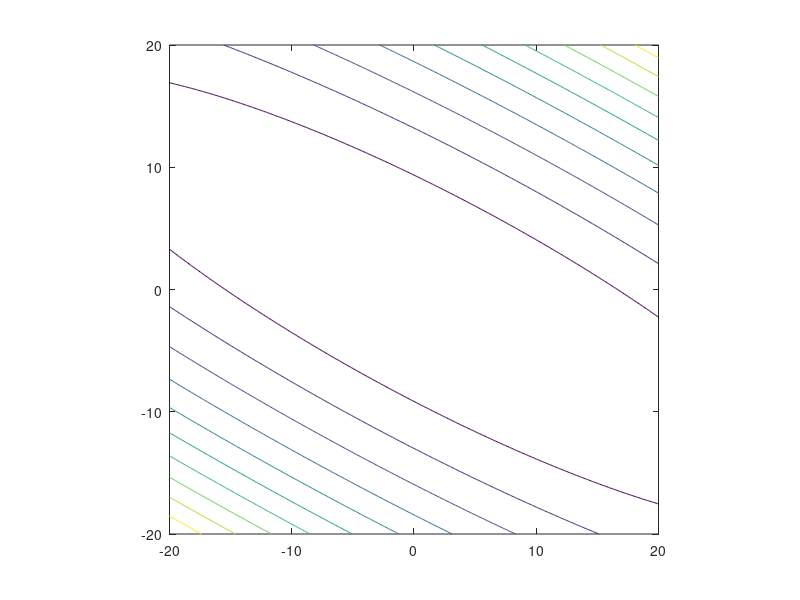

The MATLAB source for this figure:
%%
% Steepest Descent and condition number
% On how the condition number of matrix A in Ax=b affects the convergence
% of the Steepest Descent method

close all;
clear all;
clc;

% system
A = hilb(2);
b = [0.1;0.2];
% grid for x
x = (-20:0.1:20)';
n = length(x);
f = zeros(n,n);
% evaluating f(x) = x'Ax-b'x
for i = 1:n;
    for j = 1:n;
        f(i,j) = 0.5*[ x(i) x(j) ]*A*[ x(i);x(j) ]-b'*[ x(i);x(j) ];
    end;
end;

figure(1);
contour(x,x,f);
axis equal
